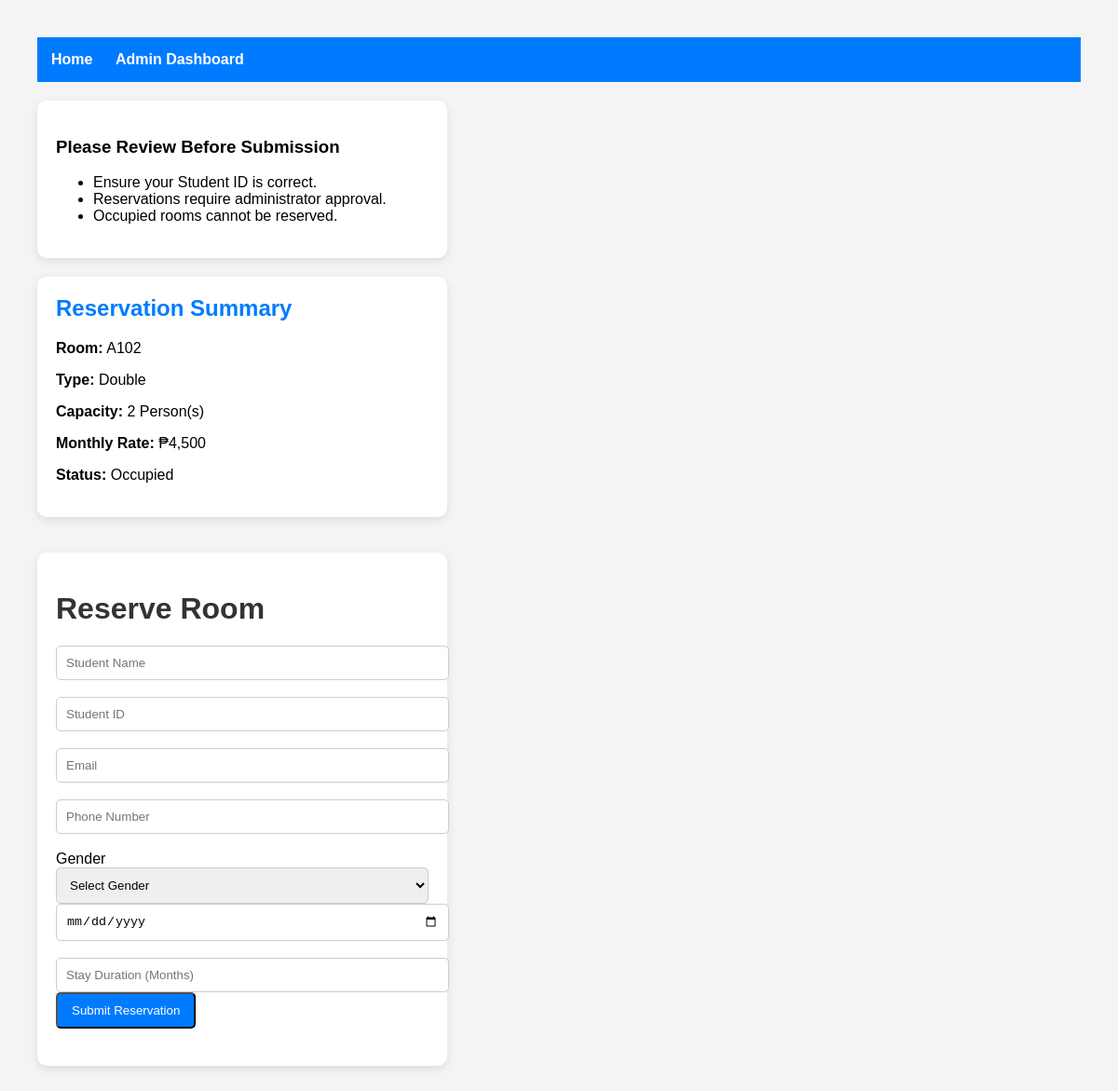
The page /reserve/2 on the database its author committed.
### tables this page shows
CREATE TABLE rooms (
    id INTEGER PRIMARY KEY AUTOINCREMENT,
    room_number TEXT NOT NULL,
    room_type TEXT NOT NULL,
    capacity INTEGER NOT NULL,
    monthly_rate REAL NOT NULL,
    status TEXT NOT NULL
, gender TEXT);

### app.py (the view, shortened to what this page needs)
@app.route("/reserve/<int:room_id>", methods=["GET", "POST"])
def reserve(room_id):
    conn = sqlite3.connect("boardinghouse.db")
    cursor = conn.cursor()
    cursor.execute(
    "SELECT * FROM rooms WHERE id=?",
    (room_id,)
)
    room = cursor.fetchone()
    conn.close()
    return render_template(
        "reserve.html",
        room=room
)

### templates/reserve.html (shortened to what this page needs)
<!DOCTYPE html>
<html>
<head>
    <link rel="stylesheet"
          href="{{ url_for('static', filename='style.css') }}">
</head>
<body>
<div class="navbar">
    <a href="/">Home</a>
    <a href="/admin">
        Admin Dashboard
    </a>
</div>
<div class="room-card">
    <h3>Please Review Before Submission</h3>
    <ul>
        <li>Ensure your Student ID is correct.</li>
        <li>Reservations require administrator approval.</li>
        <li>Occupied rooms cannot be reserved.</li>
    </ul>
</div>
<div class="room-card">
    <h2>Reservation Summary</h2>
    <p>
        <strong>Room:</strong> {{ room[1] }}
    </p>
    <p>
        <strong>Type:</strong> {{ room[2] }}
    </p>
    <p>
        <strong>Capacity:</strong> {{ room[3] }} Person(s)
    </p>
    <p>
        <strong>Monthly Rate:</strong>
        ₱{{ "{:,.0f}".format(room[4]) }}
    </p>
    <p>
        <strong>Status:</strong>
        {{ room[5] }}
    </p>
</div>
<br>
<div class="room-card">
    <h1>Reserve Room</h1>
    <form method="POST">
        <input
            class="form-input"
            type="text"
            name="student_name"
            placeholder="Student Name"
            required>
        <br><br>
        <input
            class="form-input"
            type="text"
            name="student_id"
            placeholder="Student ID"
            required>
        <br><br>
        <input
            class="form-input"
            type="email"
            name="email"
            placeholder="Email"
            required>
        <br><br>
        <input
            class="form-input"
            type="text"
            name="phone"
            placeholder="Phone Number"
            required>
        <br><br>
        <label>Gender</label>
        <select
            class="form-input"
            name="gender"
            required>
            <option value="">Select Gender</option>
        </select>
        <input
            class="form-input"
            type="date"
            name="check_in_date"
            required>
        <br><br>
        <input
            class="form-input"
            type="number"
            name="stay_duration"
            placeholder="Stay Duration (Months)"
            min="1"
            required>
        <button
            class="reserve-btn"
            type="submit">
            Submit Reservation
        </button>
    </form>
</div>
</body>
</html>

### static/style.css (style rules this page uses)
body { font-family: Arial, sans-serif; margin: 40px; background-color: #f4f4f4; }
h1 { color: #333; }
a { text-decoration: none; }
form { margin-bottom: 20px; }
.room-card { background: white; padding: 20px; margin-bottom: 20px; border-radius: 10px; box-shadow: 0px 3px 10px rgba(0,0,0,0.1); }
.room-card h2 { margin-top: 0; color: #007bff; }
.reserve-btn { display: inline-block; padding: 10px 15px; background: #007bff; color: white; text-decoration: none; border-radius: 5px; }
.navbar { background: #007bff; padding: 15px; margin-bottom: 20px; }
.navbar a { color: white; text-decoration: none; margin-right: 20px; font-weight: bold; }
.room-card { flex: 1 1 300px; max-width: 400px; }
.form-input { width: 100%; max-width: 400px; padding: 10px; border: 1px solid #ccc; border-radius: 5px; }

### rows shown on the page
rooms: room_number "A102", room_type "Double", capacity "2", monthly_rate "4,500", status "Occupied"
